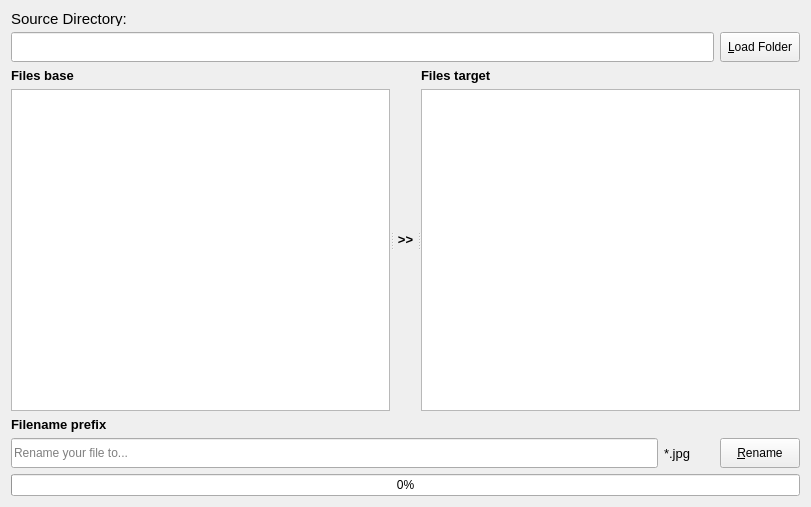
<?xml version="1.0" encoding="UTF-8"?>
<ui version="4.0">
 <class>Window</class>
 <widget class="QWidget" name="Window">
  <property name="enabled">
   <bool>true</bool>
  </property>
  <property name="geometry">
   <rect>
    <x>0</x>
    <y>0</y>
    <width>811</width>
    <height>507</height>
   </rect>
  </property>
  <property name="windowTitle">
   <string>Renamer</string>
  </property>
  <layout class="QGridLayout" name="gridLayout">
   <item row="0" column="0" colspan="3">
    <widget class="QLabel" name="label">
     <property name="minimumSize">
      <size>
       <width>0</width>
       <height>15</height>
      </size>
     </property>
     <property name="maximumSize">
      <size>
       <width>16777215</width>
       <height>15</height>
      </size>
     </property>
     <property name="font">
      <font>
       <pointsize>11</pointsize>
      </font>
     </property>
     <property name="text">
      <string>Source Directory:</string>
     </property>
    </widget>
   </item>
   <item row="1" column="0" colspan="2">
    <widget class="QLineEdit" name="dirEdit">
     <property name="minimumSize">
      <size>
       <width>0</width>
       <height>30</height>
      </size>
     </property>
     <property name="maximumSize">
      <size>
       <width>16777215</width>
       <height>30</height>
      </size>
     </property>
    </widget>
   </item>
   <item row="1" column="2">
    <widget class="QPushButton" name="loadFileButton">
     <property name="minimumSize">
      <size>
       <width>0</width>
       <height>30</height>
      </size>
     </property>
     <property name="maximumSize">
      <size>
       <width>16777215</width>
       <height>30</height>
      </size>
     </property>
     <property name="text">
      <string>&amp;Load Folder</string>
     </property>
    </widget>
   </item>
   <item row="2" column="0" colspan="3">
    <widget class="QSplitter" name="splitter">
     <property name="orientation">
      <enum>Qt::Horizontal</enum>
     </property>
     <widget class="QWidget" name="layoutWidget">
      <layout class="QVBoxLayout" name="verticalLayout">
       <item>
        <widget class="QLabel" name="label_2">
         <property name="font">
          <font>
           <pointsize>10</pointsize>
           <weight>75</weight>
           <bold>true</bold>
          </font>
         </property>
         <property name="text">
          <string>Files base</string>
         </property>
        </widget>
       </item>
       <item>
        <widget class="QListWidget" name="srcFileList"/>
       </item>
      </layout>
     </widget>
     <widget class="QLabel" name="label_4">
      <property name="font">
       <font>
        <pointsize>10</pointsize>
        <weight>75</weight>
        <bold>true</bold>
       </font>
      </property>
      <property name="text">
       <string>&gt;&gt;</string>
      </property>
      <property name="alignment">
       <set>Qt::AlignCenter</set>
      </property>
     </widget>
     <widget class="QWidget" name="layoutWidget">
      <layout class="QVBoxLayout" name="verticalLayout_2">
       <item>
        <widget class="QLabel" name="label_3">
         <property name="font">
          <font>
           <pointsize>10</pointsize>
           <weight>75</weight>
           <bold>true</bold>
          </font>
         </property>
         <property name="text">
          <string>Files target</string>
         </property>
        </widget>
       </item>
       <item>
        <widget class="QListWidget" name="dstFileList"/>
       </item>
      </layout>
     </widget>
    </widget>
   </item>
   <item row="3" column="0" colspan="3">
    <widget class="QLabel" name="label_5">
     <property name="minimumSize">
      <size>
       <width>0</width>
       <height>15</height>
      </size>
     </property>
     <property name="maximumSize">
      <size>
       <width>16777215</width>
       <height>15</height>
      </size>
     </property>
     <property name="font">
      <font>
       <pointsize>10</pointsize>
       <weight>75</weight>
       <bold>true</bold>
      </font>
     </property>
     <property name="text">
      <string>Filename prefix</string>
     </property>
    </widget>
   </item>
   <item row="4" column="0">
    <widget class="QLineEdit" name="prefixEdit">
     <property name="minimumSize">
      <size>
       <width>0</width>
       <height>30</height>
      </size>
     </property>
     <property name="maximumSize">
      <size>
       <width>16777215</width>
       <height>30</height>
      </size>
     </property>
     <property name="placeholderText">
      <string>Rename your file to...</string>
     </property>
    </widget>
   </item>
   <item row="4" column="1">
    <widget class="QLabel" name="extensionLabel">
     <property name="minimumSize">
      <size>
       <width>50</width>
       <height>30</height>
      </size>
     </property>
     <property name="maximumSize">
      <size>
       <width>50</width>
       <height>30</height>
      </size>
     </property>
     <property name="font">
      <font>
       <pointsize>10</pointsize>
      </font>
     </property>
     <property name="text">
      <string>*.jpg</string>
     </property>
    </widget>
   </item>
   <item row="4" column="2">
    <widget class="QPushButton" name="renameFileButton">
     <property name="minimumSize">
      <size>
       <width>0</width>
       <height>30</height>
      </size>
     </property>
     <property name="maximumSize">
      <size>
       <width>16777215</width>
       <height>30</height>
      </size>
     </property>
     <property name="text">
      <string>&amp;Rename</string>
     </property>
    </widget>
   </item>
   <item row="5" column="0" colspan="3">
    <widget class="QProgressBar" name="progressBar">
     <property name="enabled">
      <bool>true</bool>
     </property>
     <property name="toolTipDuration">
      <number>-1</number>
     </property>
     <property name="value">
      <number>0</number>
     </property>
     <property name="alignment">
      <set>Qt::AlignCenter</set>
     </property>
     <property name="textVisible">
      <bool>true</bool>
     </property>
    </widget>
   </item>
  </layout>
 </widget>
 <resources/>
 <connections/>
</ui>
